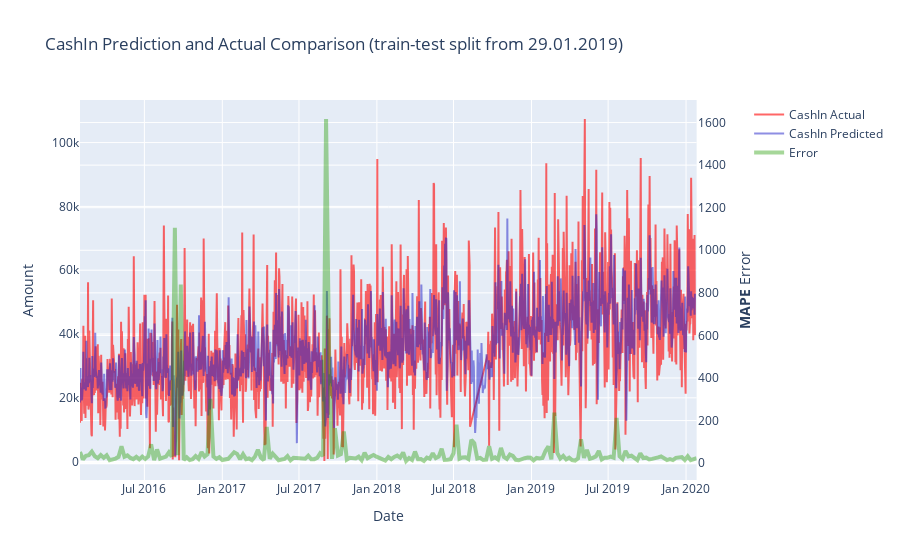

Notebook code for this chart:
### Code cell
ATM_ID = 33821
atm_feature_set = all_atms_feature_set[all_atms_feature_set['AtmId'] == ATM_ID]
draw_model_error(cb, atm_feature_set[all_features], atm_feature_set['CashIn'], split_from=X_train.index[-1])

### Figure 1 — Plotly figure (JSON) as saved in the notebook; plotly's stock layout.template omitted (floating-point values rounded to 4 significant figures; data arrays with more than 128 entries replaced by an {"elided": "..."} marker saying what was removed)
{"data": [{"line": {"color": "rgba(255,0,0,0.6)"}, "name": "CashIn Actual", "type": "scatter", "x": {"elided": "1453 str values"}, "xaxis": "x", "y": {"elided": "1453 float values"}, "yaxis": "y"}, {"line": {"color": "rgba(30,30,200,0.5)"}, "name": "CashIn Predicted", "type": "scatter", "x": {"elided": "1453 str values"}, "xaxis": "x", "y": {"elided": "1453 float values"}, "yaxis": "y"}, {"line": {"color": "rgba(34, 155, 0, 0.4)", "width": 4}, "name": "Error", "type": "scatter", "x": {"elided": "209 str values"}, "xaxis": "x", "y": {"elided": "209 float values"}, "yaxis": "y2"}], "layout": {"title": {"text": "CashIn Prediction and Actual Comparison (train-test split from 29.01.2019)"}, "xaxis": {"anchor": "y", "domain": [0, 0.94], "title": {"text": "Date"}}, "yaxis": {"anchor": "x", "domain": [0, 1], "title": {"text": "Amount"}}, "yaxis2": {"anchor": "x", "overlaying": "y", "side": "right", "title": {"text": "<b>MAPE</b> Error"}}}}
